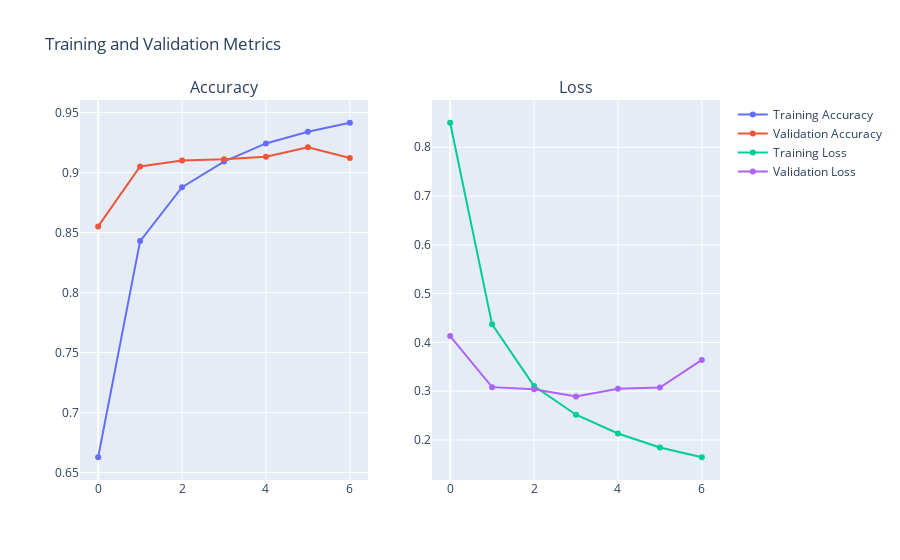

The notebook cell saved with this chart:
### Code cell
# plot the training and validation accuracy and loss in a single plotly 
from plotly.subplots import make_subplots
import plotly.graph_objects as go
fig = make_subplots(rows=1, cols=2, subplot_titles=("Accuracy", "Loss"))
fig.add_trace(go.Scatter(y=history.history['accuracy'], mode='lines+markers', name='Training Accuracy'), row=1, col=1)
fig.add_trace(go.Scatter(y=history.history['val_accuracy'], mode='lines+markers', name='Validation Accuracy'), row=1, col=1)
fig.add_trace(go.Scatter(y=history.history['loss'], mode='lines+markers', name='Training Loss'), row=1, col=2)
fig.add_trace(go.Scatter(y=history.history['val_loss'], mode='lines+markers', name='Validation Loss'), row=1, col=2)
fig.update_layout(title_text="Training and Validation Metrics", showlegend=True)
fig.show()

### Figure 1 — Plotly figure (JSON) as saved in the notebook; plotly's stock layout.template omitted (floating-point values rounded to 4 significant figures)
{"data": [{"mode": "lines+markers", "name": "Training Accuracy", "type": "scatter", "xaxis": "x", "y": [0.6627, 0.8428, 0.8877, 0.909, 0.9242, 0.9338, 0.9414], "yaxis": "y"}, {"mode": "lines+markers", "name": "Validation Accuracy", "type": "scatter", "xaxis": "x", "y": [0.855, 0.905, 0.91, 0.911, 0.913, 0.921, 0.912], "yaxis": "y"}, {"mode": "lines+markers", "name": "Training Loss", "type": "scatter", "xaxis": "x2", "y": [0.8503, 0.437, 0.3106, 0.2517, 0.2132, 0.1844, 0.1645], "yaxis": "y2"}, {"mode": "lines+markers", "name": "Validation Loss", "type": "scatter", "xaxis": "x2", "y": [0.4131, 0.3082, 0.3037, 0.2892, 0.3051, 0.3075, 0.364], "yaxis": "y2"}], "layout": {"annotations": [{"font": {"size": 16}, "showarrow": false, "text": "Accuracy", "x": 0.225, "xanchor": "center", "xref": "paper", "y": 1, "yanchor": "bottom", "yref": "paper"}, {"font": {"size": 16}, "showarrow": false, "text": "Loss", "x": 0.775, "xanchor": "center", "xref": "paper", "y": 1, "yanchor": "bottom", "yref": "paper"}], "showlegend": true, "title": {"text": "Training and Validation Metrics"}, "xaxis": {"anchor": "y", "domain": [0, 0.45]}, "xaxis2": {"anchor": "y2", "domain": [0.55, 1]}, "yaxis": {"anchor": "x", "domain": [0, 1]}, "yaxis2": {"anchor": "x2", "domain": [0, 1]}}}
